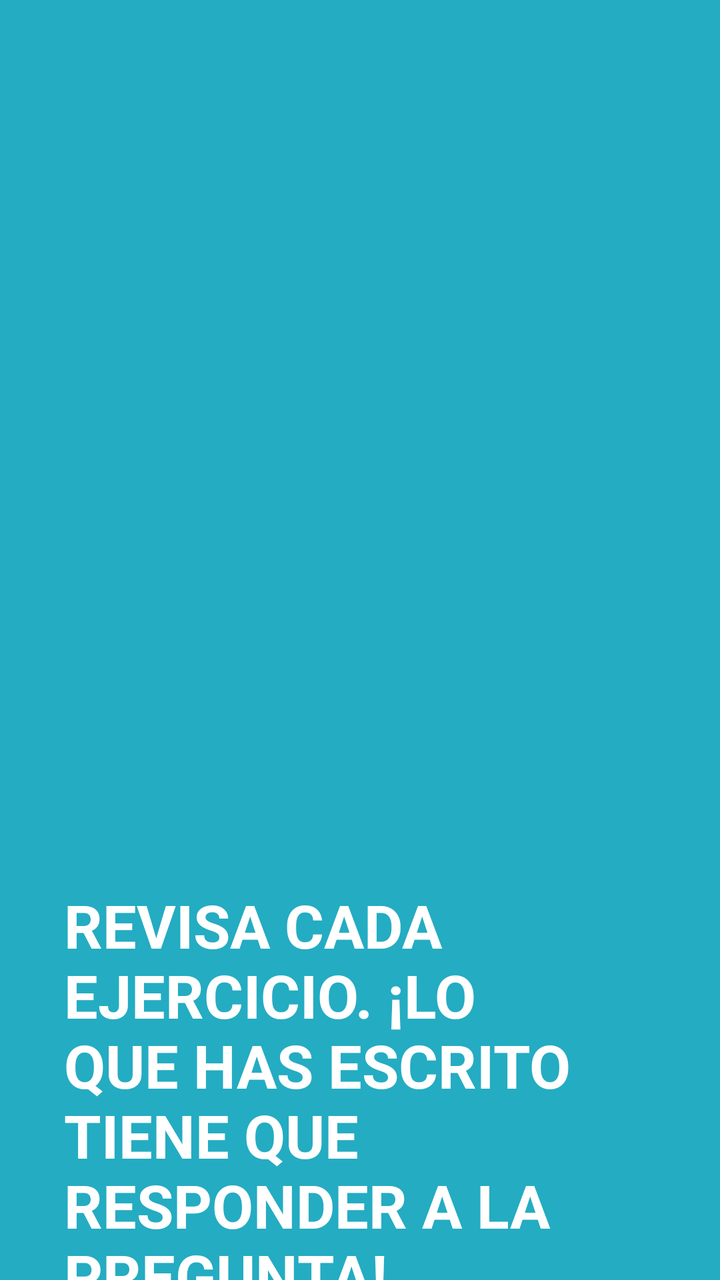
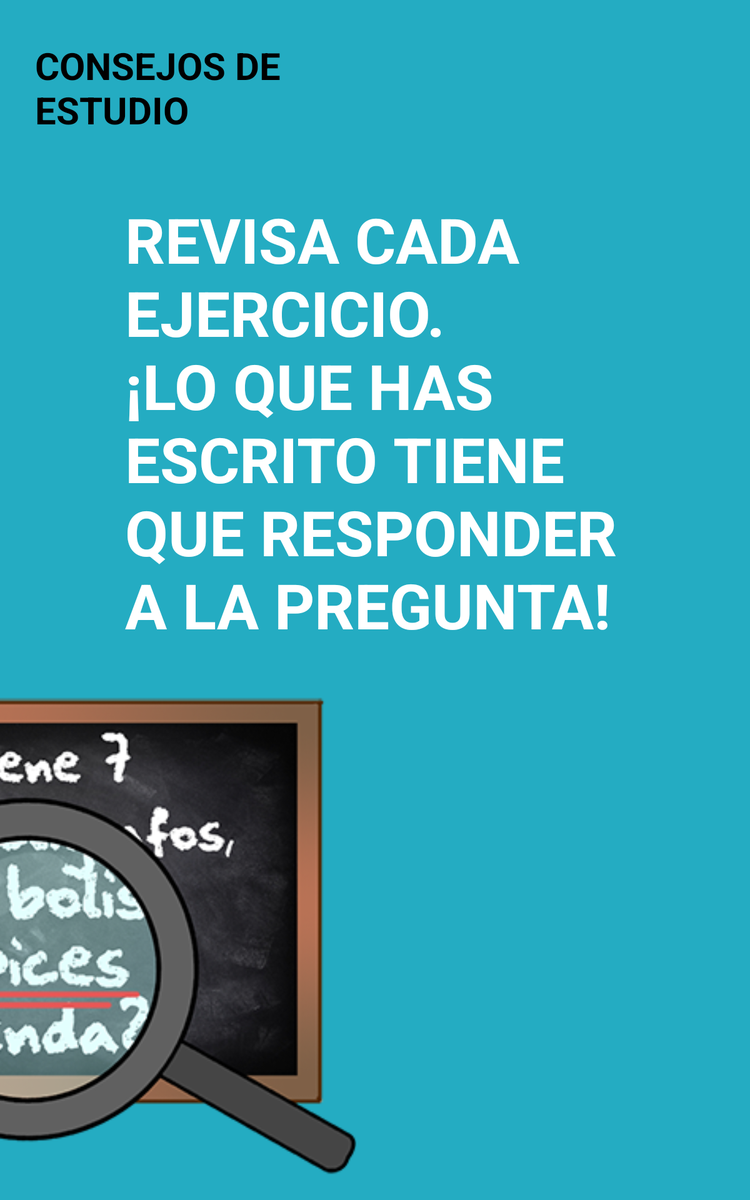

The same Android screen from two of the app's own layout files: first res/layout/ as a phone draws it, then the repository's variant for another configuration, drawn on a device whose configuration selects that folder. Both files follow.
<!-- AndroidManifest.xml: fallback theme Theme.MaterialComponents.DayNight.NoActionBar -->
<!-- res/layout/activity_organizar_estudio6.xml -->
<?xml version="1.0" encoding="utf-8"?>
<androidx.constraintlayout.widget.ConstraintLayout xmlns:android="http://schemas.android.com/apk/res/android"
    xmlns:app="http://schemas.android.com/apk/res-auto"
    xmlns:tools="http://schemas.android.com/tools"
    android:layout_width="match_parent"
    android:layout_height="match_parent"
    tools:context=".activity_organizar_estudio6"
    android:background="#24acc2">

    <TextView
        android:id="@+id/textView11"
        android:layout_width="0dp"
        android:layout_height="wrap_content"
        android:layout_marginStart="28dp"
        android:layout_marginLeft="28dp"
        android:layout_marginTop="16dp"
        android:layout_marginEnd="341dp"
        android:layout_marginRight="341dp"
        android:text="@string/String_organizaTareas"
        android:textColor="#000000"
        android:textSize="18dp"
        android:textStyle="bold"
        app:layout_constraintEnd_toEndOf="parent"
        app:layout_constraintStart_toStartOf="parent"
        app:layout_constraintTop_toTopOf="parent"
        tools:text="@string/String_organizaTareas" />

    <TextView
        android:id="@+id/textView12"
        android:layout_width="0dp"
        android:layout_height="wrap_content"
        android:layout_marginStart="32dp"
        android:layout_marginTop="24dp"
        android:layout_marginEnd="56dp"
        android:text="@string/String_revisaPregunta"
        android:textColor="#FFFFFF"
        android:textSize="30dp"
        android:textStyle="bold"
        app:layout_constraintEnd_toEndOf="parent"
        app:layout_constraintHorizontal_bias="0.0"
        app:layout_constraintStart_toStartOf="parent"
        app:layout_constraintTop_toBottomOf="@+id/textView11" />

    <Button
        android:id="@+id/button12"
        android:layout_width="96dp"
        android:layout_height="77dp"
        android:layout_marginEnd="40dp"
        android:layout_marginBottom="32dp"
        android:background="@drawable/ic_keyboard_arrow_right_black_24dp"
        android:onClick="pasarInit"
        android:textSize="14dp"
        app:layout_constraintBottom_toBottomOf="parent"
        app:layout_constraintEnd_toEndOf="parent" />

    <ImageView
        android:id="@+id/imageView6"
        android:layout_width="0dp"
        android:layout_height="0dp"
        android:layout_marginStart="40dp"
        android:layout_marginTop="8dp"
        android:layout_marginEnd="8dp"
        android:contentDescription="@string/String_tareasAgenda"
        app:layout_constraintBottom_toBottomOf="parent"
        app:layout_constraintEnd_toStartOf="@+id/button54"
        app:layout_constraintStart_toStartOf="parent"
        app:layout_constraintTop_toBottomOf="@+id/textView12"
        app:srcCompat="@mipmap/saberquesepregunta" />

    <Button
        android:id="@+id/button54"
        android:layout_width="96dp"
        android:layout_height="77dp"
        android:layout_marginEnd="10dp"
        android:layout_marginBottom="32dp"
        android:background="@drawable/ic_keyboard_arrow_left_black_24dp"
        android:onClick="pasaratras"
        app:layout_constraintBottom_toBottomOf="parent"
        app:layout_constraintEnd_toStartOf="@+id/button12" />
</androidx.constraintlayout.widget.ConstraintLayout>
<!-- resources referenced by this layout -->
<resources>
  <!-- mipmap saberquesepregunta: png bitmap (mipmap-mdpi, 185144 bytes) -->
  <string name="String_organizaTareas">CONSEJOS DE ESTUDIO</string>
  <string name="String_revisaPregunta">REVISA CADA EJERCICIO. ¡LO QUE HAS ESCRITO TIENE QUE RESPONDER A LA PREGUNTA!</string>
  <string name="String_tareasAgenda">REVISA LAS TAREAS EN LA AGENDA</string>
</resources>
<!-- res/layout-sw600dp/activity_organizar_estudio6.xml (the repository's variant of the layout above) -->
<!-- drawn on a 7-inch tablet held upright -->
<?xml version="1.0" encoding="utf-8"?>
<androidx.constraintlayout.widget.ConstraintLayout
    xmlns:android="http://schemas.android.com/apk/res/android"
    xmlns:app="http://schemas.android.com/apk/res-auto"
    xmlns:tools="http://schemas.android.com/tools"
    android:layout_width="match_parent"
    android:layout_height="match_parent"
    android:background="#24acc2">

    <Button
        android:id="@+id/button12"
        android:layout_width="171dp"
        android:layout_height="119dp"
        android:layout_marginEnd="50dp"
        android:layout_marginBottom="40dp"
        android:background="@drawable/ic_keyboard_arrow_right_black_24dp"
        android:onClick="pasarInit"
        android:textSize="14dp"
        app:layout_constraintBottom_toBottomOf="parent"
        app:layout_constraintEnd_toEndOf="parent" />

    <Button
        android:id="@+id/button54"
        android:layout_width="171dp"
        android:layout_height="119dp"
        android:layout_marginEnd="88dp"
        android:layout_marginBottom="40dp"
        android:background="@drawable/ic_keyboard_arrow_left_black_24dp"
        android:onClick="pasaratras"
        app:layout_constraintBottom_toBottomOf="parent"
        app:layout_constraintEnd_toStartOf="@+id/button12" />

    <ImageView
        android:id="@+id/imageView13"
        android:layout_width="727dp"
        android:layout_height="0dp"
        android:layout_marginStart="40dp"
        android:layout_marginTop="32dp"
        android:layout_marginEnd="8dp"
        android:layout_marginBottom="16dp"
        android:contentDescription="@string/String_tareasAgenda"
        app:layout_constraintBottom_toBottomOf="parent"
        app:layout_constraintEnd_toStartOf="@+id/button54"
        app:layout_constraintHorizontal_bias="0.666"
        app:layout_constraintStart_toStartOf="parent"
        app:layout_constraintTop_toBottomOf="@+id/textView25"
        app:layout_constraintVertical_bias="0.23000002"
        app:srcCompat="@mipmap/saberquesepregunta" />

    <TextView
        android:id="@+id/textView25"
        android:layout_width="0dp"
        android:layout_height="wrap_content"
        android:layout_marginStart="100dp"
        android:layout_marginTop="50dp"
        android:layout_marginEnd="100dp"
        android:text="@string/String_revisaPregunta"
        android:textColor="#FFFFFF"
        android:textSize="50dp"
        android:textStyle="bold"
        app:layout_constraintEnd_toEndOf="parent"
        app:layout_constraintHorizontal_bias="1.0"
        app:layout_constraintStart_toStartOf="parent"
        app:layout_constraintTop_toBottomOf="@+id/textView26" />

    <TextView
        android:id="@+id/textView26"
        android:layout_width="0dp"
        android:layout_height="wrap_content"
        android:layout_marginStart="28dp"
        android:layout_marginLeft="28dp"
        android:layout_marginTop="32dp"
        android:layout_marginEnd="341dp"
        android:layout_marginRight="341dp"
        android:text="@string/String_organizaTareas"
        android:textColor="#000000"
        android:textSize="30sp"
        android:textStyle="bold"
        app:layout_constraintEnd_toEndOf="parent"
        app:layout_constraintStart_toStartOf="parent"
        app:layout_constraintTop_toTopOf="parent"
        tools:text="@string/String_organizaTareas" />
</androidx.constraintlayout.widget.ConstraintLayout>
